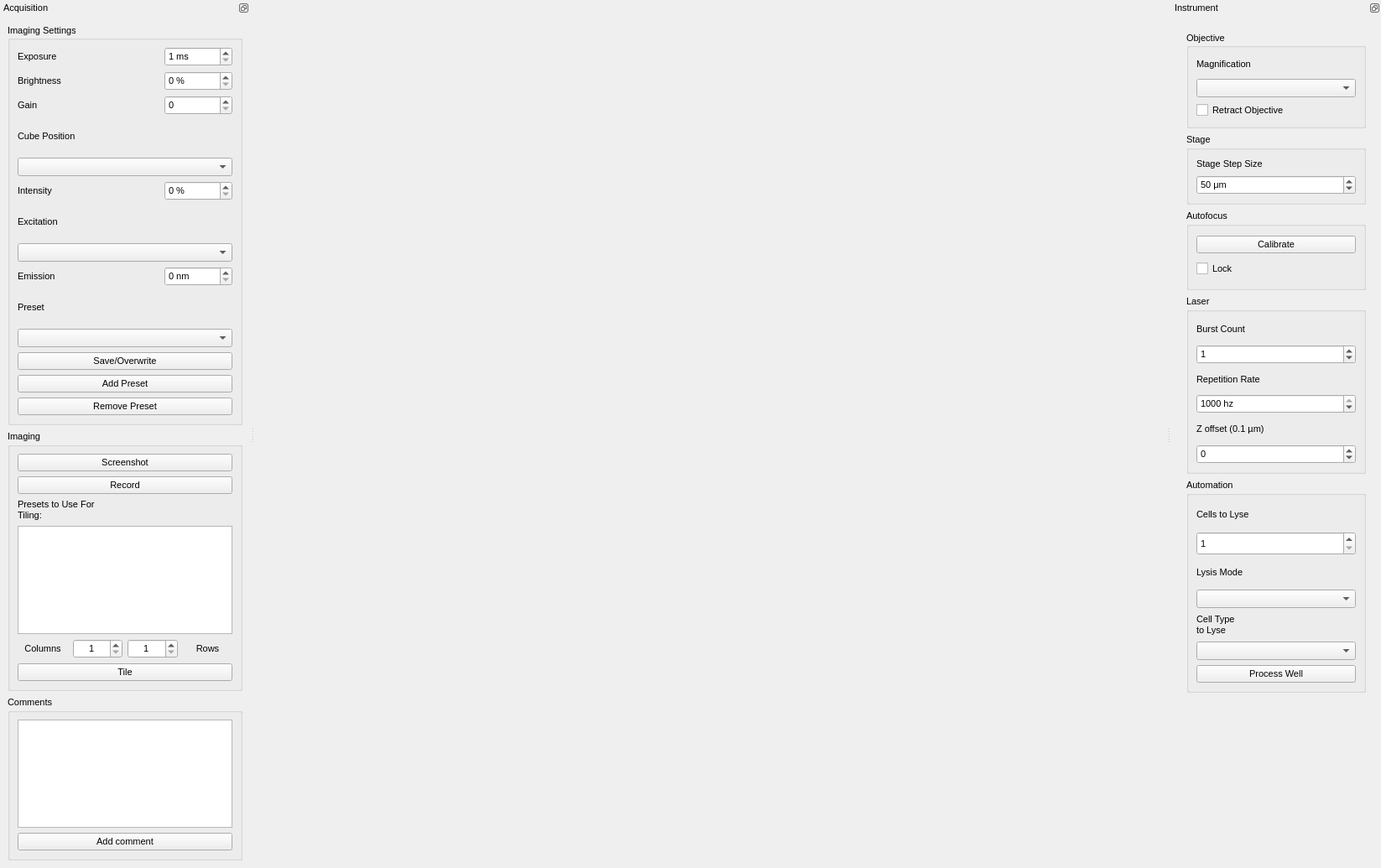
<?xml version="1.0" encoding="UTF-8"?>
<ui version="4.0">
 <class>MainWindow</class>
 <widget class="QMainWindow" name="MainWindow">
  <property name="geometry">
   <rect>
    <x>0</x>
    <y>0</y>
    <width>1646</width>
    <height>1035</height>
   </rect>
  </property>
  <property name="sizePolicy">
   <sizepolicy hsizetype="Preferred" vsizetype="Preferred">
    <horstretch>0</horstretch>
    <verstretch>0</verstretch>
   </sizepolicy>
  </property>
  <property name="font">
   <font>
    <family>Ubuntu</family>
    <pointsize>8</pointsize>
   </font>
  </property>
  <property name="focusPolicy">
   <enum>Qt::ClickFocus</enum>
  </property>
  <property name="windowTitle">
   <string>LCL System</string>
  </property>
  <property name="dockNestingEnabled">
   <bool>false</bool>
  </property>
  <property name="dockOptions">
   <set>QMainWindow::AllowTabbedDocks|QMainWindow::AnimatedDocks|QMainWindow::ForceTabbedDocks</set>
  </property>
  <property name="unifiedTitleAndToolBarOnMac">
   <bool>false</bool>
  </property>
  <widget class="QWidget" name="centralwidget">
   <property name="enabled">
    <bool>true</bool>
   </property>
   <property name="sizePolicy">
    <sizepolicy hsizetype="Expanding" vsizetype="Expanding">
     <horstretch>0</horstretch>
     <verstretch>0</verstretch>
    </sizepolicy>
   </property>
   <property name="autoFillBackground">
    <bool>true</bool>
   </property>
   <layout class="QVBoxLayout" name="main_layout">
    <property name="leftMargin">
     <number>0</number>
    </property>
    <property name="topMargin">
     <number>0</number>
    </property>
    <property name="rightMargin">
     <number>0</number>
    </property>
    <property name="bottomMargin">
     <number>0</number>
    </property>
   </layout>
  </widget>
  <widget class="QDockWidget" name="acquisition_dockwidget">
   <property name="minimumSize">
    <size>
     <width>269</width>
     <height>1006</height>
    </size>
   </property>
   <property name="floating">
    <bool>false</bool>
   </property>
   <property name="features">
    <set>QDockWidget::DockWidgetFloatable|QDockWidget::DockWidgetMovable</set>
   </property>
   <property name="allowedAreas">
    <set>Qt::LeftDockWidgetArea|Qt::RightDockWidgetArea</set>
   </property>
   <property name="windowTitle">
    <string>Acquisition</string>
   </property>
   <attribute name="dockWidgetArea">
    <number>1</number>
   </attribute>
   <widget class="QWidget" name="dockWidgetContents">
    <layout class="QVBoxLayout" name="verticalLayout">
     <item>
      <widget class="QGroupBox" name="acquisition_groupbox">
       <property name="sizePolicy">
        <sizepolicy hsizetype="Preferred" vsizetype="Fixed">
         <horstretch>0</horstretch>
         <verstretch>0</verstretch>
        </sizepolicy>
       </property>
       <property name="minimumSize">
        <size>
         <width>0</width>
         <height>479</height>
        </size>
       </property>
       <property name="title">
        <string>Imaging Settings</string>
       </property>
       <property name="alignment">
        <set>Qt::AlignLeading|Qt::AlignLeft|Qt::AlignVCenter</set>
       </property>
       <property name="flat">
        <bool>false</bool>
       </property>
       <property name="checkable">
        <bool>false</bool>
       </property>
       <layout class="QGridLayout" name="gridLayout">
        <item row="5" column="0">
         <widget class="QLabel" name="intensity_label">
          <property name="text">
           <string>Intensity</string>
          </property>
         </widget>
        </item>
        <item row="3" column="0" colspan="2">
         <widget class="QLabel" name="cube_position_label">
          <property name="text">
           <string>Cube Position</string>
          </property>
         </widget>
        </item>
        <item row="4" column="0" colspan="3">
         <widget class="QComboBox" name="cube_position_combobox">
          <property name="focusPolicy">
           <enum>Qt::NoFocus</enum>
          </property>
          <property name="editable">
           <bool>false</bool>
          </property>
          <property name="currentText">
           <string extracomment="4x"/>
          </property>
         </widget>
        </item>
        <item row="1" column="0">
         <widget class="QLabel" name="brightness_label">
          <property name="text">
           <string>Brightness</string>
          </property>
         </widget>
        </item>
        <item row="0" column="0">
         <widget class="QLabel" name="exposure_label">
          <property name="text">
           <string>Exposure</string>
          </property>
         </widget>
        </item>
        <item row="2" column="0">
         <widget class="QLabel" name="gain_label">
          <property name="text">
           <string>Gain</string>
          </property>
         </widget>
        </item>
        <item row="10" column="0" colspan="3">
         <widget class="QComboBox" name="preset_comboBox"/>
        </item>
        <item row="7" column="0" colspan="3">
         <widget class="QComboBox" name="excitation_lamp_on_combobox">
          <property name="focusPolicy">
           <enum>Qt::NoFocus</enum>
          </property>
          <property name="editable">
           <bool>false</bool>
          </property>
          <property name="currentText">
           <string extracomment="4x"/>
          </property>
         </widget>
        </item>
        <item row="9" column="0">
         <widget class="QLabel" name="acquisition_preset_label">
          <property name="text">
           <string>Preset</string>
          </property>
         </widget>
        </item>
        <item row="8" column="0">
         <widget class="QLabel" name="emission_label">
          <property name="text">
           <string>Emission</string>
          </property>
         </widget>
        </item>
        <item row="6" column="0">
         <widget class="QLabel" name="excitation_lamp_on_label">
          <property name="text">
           <string>Excitation</string>
          </property>
         </widget>
        </item>
        <item row="11" column="0" colspan="3">
         <widget class="QPushButton" name="save_preset_pushButton">
          <property name="text">
           <string>Save/Overwrite</string>
          </property>
         </widget>
        </item>
        <item row="13" column="0" colspan="3">
         <widget class="QPushButton" name="remove_preset_pushButton">
          <property name="text">
           <string>Remove Preset</string>
          </property>
         </widget>
        </item>
        <item row="12" column="0" colspan="3">
         <widget class="QPushButton" name="add_preset_pushButton">
          <property name="text">
           <string>Add Preset</string>
          </property>
         </widget>
        </item>
        <item row="0" column="2">
         <widget class="QSpinBox" name="exposure_spin_box">
          <property name="focusPolicy">
           <enum>Qt::ClickFocus</enum>
          </property>
          <property name="contextMenuPolicy">
           <enum>Qt::DefaultContextMenu</enum>
          </property>
          <property name="buttonSymbols">
           <enum>QAbstractSpinBox::UpDownArrows</enum>
          </property>
          <property name="suffix">
           <string> ms</string>
          </property>
          <property name="minimum">
           <number>1</number>
          </property>
          <property name="maximum">
           <number>5000</number>
          </property>
          <property name="displayIntegerBase">
           <number>10</number>
          </property>
         </widget>
        </item>
        <item row="1" column="2">
         <widget class="QSpinBox" name="brightness_spin_box">
          <property name="focusPolicy">
           <enum>Qt::ClickFocus</enum>
          </property>
          <property name="suffix">
           <string notr="true"> %</string>
          </property>
          <property name="maximum">
           <number>100</number>
          </property>
          <property name="singleStep">
           <number>10</number>
          </property>
         </widget>
        </item>
        <item row="2" column="2">
         <widget class="QSpinBox" name="gain_spin_box">
          <property name="focusPolicy">
           <enum>Qt::ClickFocus</enum>
          </property>
          <property name="maximum">
           <number>480</number>
          </property>
          <property name="singleStep">
           <number>10</number>
          </property>
         </widget>
        </item>
        <item row="5" column="2">
         <widget class="QSpinBox" name="intensity_spin_box">
          <property name="focusPolicy">
           <enum>Qt::ClickFocus</enum>
          </property>
          <property name="suffix">
           <string> %</string>
          </property>
          <property name="maximum">
           <number>100</number>
          </property>
          <property name="singleStep">
           <number>10</number>
          </property>
         </widget>
        </item>
        <item row="8" column="2">
         <widget class="QSpinBox" name="emission_spin_box">
          <property name="focusPolicy">
           <enum>Qt::ClickFocus</enum>
          </property>
          <property name="suffix">
           <string> nm</string>
          </property>
          <property name="minimum">
           <number>0</number>
          </property>
          <property name="maximum">
           <number>850</number>
          </property>
          <property name="singleStep">
           <number>10</number>
          </property>
          <property name="value">
           <number>0</number>
          </property>
         </widget>
        </item>
       </layout>
      </widget>
     </item>
     <item>
      <widget class="QGroupBox" name="imaging_groupbox">
       <property name="title">
        <string>Imaging</string>
       </property>
       <layout class="QGridLayout" name="gridLayout_2">
        <item row="2" column="0" colspan="2">
         <widget class="QLabel" name="tile_preset_label">
          <property name="text">
           <string>Presets to Use For
Tiling:</string>
          </property>
         </widget>
        </item>
        <item row="3" column="0" colspan="4">
         <widget class="QListView" name="tile_preset_listView"/>
        </item>
        <item row="4" column="0">
         <widget class="QLabel" name="tile_cols_label">
          <property name="text">
           <string>Columns</string>
          </property>
          <property name="alignment">
           <set>Qt::AlignCenter</set>
          </property>
         </widget>
        </item>
        <item row="4" column="1">
         <widget class="QSpinBox" name="tile_cols_spinBox">
          <property name="alignment">
           <set>Qt::AlignCenter</set>
          </property>
          <property name="minimum">
           <number>1</number>
          </property>
         </widget>
        </item>
        <item row="4" column="2">
         <widget class="QSpinBox" name="tile_rows_spinBox">
          <property name="alignment">
           <set>Qt::AlignCenter</set>
          </property>
          <property name="minimum">
           <number>1</number>
          </property>
         </widget>
        </item>
        <item row="4" column="3">
         <widget class="QLabel" name="tile_rows_label">
          <property name="text">
           <string>Rows</string>
          </property>
          <property name="alignment">
           <set>Qt::AlignCenter</set>
          </property>
         </widget>
        </item>
        <item row="0" column="0" colspan="4">
         <widget class="QPushButton" name="misc_screenshot_button">
          <property name="focusPolicy">
           <enum>Qt::NoFocus</enum>
          </property>
          <property name="text">
           <string>Screenshot</string>
          </property>
         </widget>
        </item>
        <item row="1" column="0" colspan="4">
         <widget class="QPushButton" name="record_push_button">
          <property name="text">
           <string>Record</string>
          </property>
          <property name="checkable">
           <bool>true</bool>
          </property>
         </widget>
        </item>
        <item row="5" column="0" colspan="4">
         <widget class="QPushButton" name="tile_and_navigate_pushbutton">
          <property name="text">
           <string>Tile</string>
          </property>
         </widget>
        </item>
       </layout>
      </widget>
     </item>
     <item>
      <widget class="QGroupBox" name="comment_groupbox">
       <property name="title">
        <string>Comments</string>
       </property>
       <layout class="QVBoxLayout" name="comment_layout">
        <item>
         <widget class="QPlainTextEdit" name="comment_box">
          <property name="backgroundVisible">
           <bool>false</bool>
          </property>
         </widget>
        </item>
        <item>
         <widget class="QPushButton" name="user_comment_button">
          <property name="focusPolicy">
           <enum>Qt::NoFocus</enum>
          </property>
          <property name="text">
           <string>Add comment</string>
          </property>
         </widget>
        </item>
       </layout>
      </widget>
     </item>
    </layout>
   </widget>
  </widget>
  <widget class="QDockWidget" name="instrument_dockwidget">
   <property name="minimumSize">
    <size>
     <width>250</width>
     <height>123</height>
    </size>
   </property>
   <property name="floating">
    <bool>false</bool>
   </property>
   <property name="features">
    <set>QDockWidget::DockWidgetFloatable|QDockWidget::DockWidgetMovable</set>
   </property>
   <property name="allowedAreas">
    <set>Qt::LeftDockWidgetArea|Qt::RightDockWidgetArea</set>
   </property>
   <property name="windowTitle">
    <string>Instrument</string>
   </property>
   <attribute name="dockWidgetArea">
    <number>2</number>
   </attribute>
   <widget class="QWidget" name="dockWidgetContents">
    <property name="enabled">
     <bool>true</bool>
    </property>
    <property name="sizePolicy">
     <sizepolicy hsizetype="Preferred" vsizetype="Preferred">
      <horstretch>0</horstretch>
      <verstretch>0</verstretch>
     </sizepolicy>
    </property>
    <property name="autoFillBackground">
     <bool>false</bool>
    </property>
    <layout class="QVBoxLayout" name="verticalLayout_13">
     <item>
      <widget class="QScrollArea" name="scrollArea">
       <property name="frameShape">
        <enum>QFrame::NoFrame</enum>
       </property>
       <property name="horizontalScrollBarPolicy">
        <enum>Qt::ScrollBarAlwaysOff</enum>
       </property>
       <property name="sizeAdjustPolicy">
        <enum>QAbstractScrollArea::AdjustToContentsOnFirstShow</enum>
       </property>
       <property name="widgetResizable">
        <bool>true</bool>
       </property>
       <property name="alignment">
        <set>Qt::AlignLeading|Qt::AlignLeft|Qt::AlignTop</set>
       </property>
       <widget class="QWidget" name="scrollAreaWidgetContents">
        <property name="geometry">
         <rect>
          <x>0</x>
          <y>0</y>
          <width>226</width>
          <height>989</height>
         </rect>
        </property>
        <layout class="QGridLayout" name="gridLayout">
         <item row="1" column="0">
          <widget class="QGroupBox" name="stage_groupbox">
           <property name="sizePolicy">
            <sizepolicy hsizetype="Preferred" vsizetype="Fixed">
             <horstretch>0</horstretch>
             <verstretch>0</verstretch>
            </sizepolicy>
           </property>
           <property name="title">
            <string>Stage</string>
           </property>
           <layout class="QVBoxLayout" name="verticalLayout_11">
            <item>
             <widget class="QLabel" name="step_size_label">
              <property name="sizePolicy">
               <sizepolicy hsizetype="Preferred" vsizetype="Fixed">
                <horstretch>0</horstretch>
                <verstretch>0</verstretch>
               </sizepolicy>
              </property>
              <property name="minimumSize">
               <size>
                <width>0</width>
                <height>16</height>
               </size>
              </property>
              <property name="text">
               <string>Stage Step Size</string>
              </property>
             </widget>
            </item>
            <item>
             <widget class="QDoubleSpinBox" name="step_size_doublespin_box">
              <property name="sizePolicy">
               <sizepolicy hsizetype="Minimum" vsizetype="Fixed">
                <horstretch>0</horstretch>
                <verstretch>0</verstretch>
               </sizepolicy>
              </property>
              <property name="focusPolicy">
               <enum>Qt::ClickFocus</enum>
              </property>
              <property name="buttonSymbols">
               <enum>QAbstractSpinBox::UpDownArrows</enum>
              </property>
              <property name="suffix">
               <string> μm</string>
              </property>
              <property name="decimals">
               <number>0</number>
              </property>
              <property name="minimum">
               <double>1.000000000000000</double>
              </property>
              <property name="maximum">
               <double>10000.000000000000000</double>
              </property>
              <property name="singleStep">
               <double>50.000000000000000</double>
              </property>
              <property name="value">
               <double>50.000000000000000</double>
              </property>
             </widget>
            </item>
           </layout>
          </widget>
         </item>
         <item row="2" column="0">
          <widget class="QGroupBox" name="autofocus_groupbox">
           <property name="sizePolicy">
            <sizepolicy hsizetype="Preferred" vsizetype="Fixed">
             <horstretch>0</horstretch>
             <verstretch>0</verstretch>
            </sizepolicy>
           </property>
           <property name="minimumSize">
            <size>
             <width>0</width>
             <height>96</height>
            </size>
           </property>
           <property name="title">
            <string>Autofocus</string>
           </property>
           <layout class="QVBoxLayout" name="verticalLayout">
            <item>
             <widget class="QPushButton" name="calibrate_af_pushbutton">
              <property name="font">
               <font>
                <family>Ubuntu</family>
               </font>
              </property>
              <property name="text">
               <string>Calibrate</string>
              </property>
             </widget>
            </item>
            <item>
             <widget class="QCheckBox" name="autofocus_checkbox">
              <property name="text">
               <string>Lock</string>
              </property>
             </widget>
            </item>
           </layout>
          </widget>
         </item>
         <item row="3" column="0">
          <widget class="QGroupBox" name="laser_groupbox">
           <property name="sizePolicy">
            <sizepolicy hsizetype="Preferred" vsizetype="Fixed">
             <horstretch>0</horstretch>
             <verstretch>0</verstretch>
            </sizepolicy>
           </property>
           <property name="minimumSize">
            <size>
             <width>125</width>
             <height>213</height>
            </size>
           </property>
           <property name="title">
            <string>Laser</string>
           </property>
           <layout class="QVBoxLayout" name="verticalLayout">
            <item>
             <widget class="QLabel" name="burst_count_label">
              <property name="text">
               <string>Burst Count</string>
              </property>
             </widget>
            </item>
            <item>
             <widget class="QDoubleSpinBox" name="burst_count_double_spin_box">
              <property name="focusPolicy">
               <enum>Qt::ClickFocus</enum>
              </property>
              <property name="decimals">
               <number>0</number>
              </property>
              <property name="maximum">
               <double>10000000.000000000000000</double>
              </property>
              <property name="singleStep">
               <double>1.000000000000000</double>
              </property>
              <property name="value">
               <double>1.000000000000000</double>
              </property>
             </widget>
            </item>
            <item>
             <widget class="QLabel" name="repetition_rate_label">
              <property name="text">
               <string>Repetition Rate</string>
              </property>
             </widget>
            </item>
            <item>
             <widget class="QDoubleSpinBox" name="repetition_rate_double_spin_box">
              <property name="focusPolicy">
               <enum>Qt::ClickFocus</enum>
              </property>
              <property name="suffix">
               <string> hz</string>
              </property>
              <property name="decimals">
               <number>0</number>
              </property>
              <property name="minimum">
               <double>1.000000000000000</double>
              </property>
              <property name="maximum">
               <double>1000.000000000000000</double>
              </property>
              <property name="singleStep">
               <double>100.000000000000000</double>
              </property>
              <property name="value">
               <double>1000.000000000000000</double>
              </property>
             </widget>
            </item>
            <item>
             <widget class="QLabel" name="z_offset_label">
              <property name="text">
               <string>Z offset (0.1 µm)</string>
              </property>
             </widget>
            </item>
            <item>
             <widget class="QSpinBox" name="z_offset_spinBox">
              <property name="minimum">
               <number>-1000</number>
              </property>
              <property name="maximum">
               <number>1000</number>
              </property>
             </widget>
            </item>
           </layout>
          </widget>
         </item>
         <item row="0" column="0">
          <widget class="QGroupBox" name="objective_groupbox">
           <property name="sizePolicy">
            <sizepolicy hsizetype="Preferred" vsizetype="Fixed">
             <horstretch>0</horstretch>
             <verstretch>0</verstretch>
            </sizepolicy>
           </property>
           <property name="minimumSize">
            <size>
             <width>138</width>
             <height>116</height>
            </size>
           </property>
           <property name="title">
            <string>Objective</string>
           </property>
           <property name="alignment">
            <set>Qt::AlignLeading|Qt::AlignLeft|Qt::AlignVCenter</set>
           </property>
           <layout class="QVBoxLayout" name="verticalLayout_10">
            <item>
             <widget class="QLabel" name="magnification_label">
              <property name="text">
               <string>Magnification</string>
              </property>
             </widget>
            </item>
            <item>
             <widget class="QComboBox" name="magnification_combobox">
              <property name="focusPolicy">
               <enum>Qt::NoFocus</enum>
              </property>
              <property name="editable">
               <bool>false</bool>
              </property>
              <property name="currentText">
               <string extracomment="4x"/>
              </property>
             </widget>
            </item>
            <item>
             <widget class="QCheckBox" name="retract_objective_checkbox">
              <property name="text">
               <string>Retract Objective</string>
              </property>
             </widget>
            </item>
           </layout>
          </widget>
         </item>
         <item row="4" column="0">
          <widget class="QGroupBox" name="automation_groupbox">
           <property name="sizePolicy">
            <sizepolicy hsizetype="Preferred" vsizetype="Fixed">
             <horstretch>0</horstretch>
             <verstretch>0</verstretch>
            </sizepolicy>
           </property>
           <property name="minimumSize">
            <size>
             <width>139</width>
             <height>255</height>
            </size>
           </property>
           <property name="title">
            <string>Automation</string>
           </property>
           <layout class="QVBoxLayout" name="verticalLayout_12">
            <item>
             <widget class="QLabel" name="cells_to_lyse_label">
              <property name="text">
               <string>Cells to Lyse</string>
              </property>
             </widget>
            </item>
            <item>
             <widget class="QDoubleSpinBox" name="cells_to_lyse_doublespin_box">
              <property name="sizePolicy">
               <sizepolicy hsizetype="Minimum" vsizetype="Preferred">
                <horstretch>0</horstretch>
                <verstretch>0</verstretch>
               </sizepolicy>
              </property>
              <property name="focusPolicy">
               <enum>Qt::ClickFocus</enum>
              </property>
              <property name="decimals">
               <number>0</number>
              </property>
              <property name="minimum">
               <double>1.000000000000000</double>
              </property>
              <property name="maximum">
               <double>10000.000000000000000</double>
              </property>
              <property name="singleStep">
               <double>1.000000000000000</double>
              </property>
              <property name="value">
               <double>1.000000000000000</double>
              </property>
             </widget>
            </item>
            <item>
             <widget class="QLabel" name="lysis_mode_label">
              <property name="text">
               <string>Lysis Mode</string>
              </property>
             </widget>
            </item>
            <item>
             <widget class="QComboBox" name="lysis_mode_comboBox"/>
            </item>
            <item>
             <widget class="QLabel" name="cell_type_to_lyse_label">
              <property name="text">
               <string>Cell Type 
to Lyse</string>
              </property>
             </widget>
            </item>
            <item>
             <widget class="QComboBox" name="cell_type_to_lyse_comboBox"/>
            </item>
            <item>
             <widget class="QPushButton" name="process_well_pushButton">
              <property name="text">
               <string>Process Well</string>
              </property>
             </widget>
            </item>
           </layout>
          </widget>
         </item>
         <item row="5" column="0">
          <spacer name="verticalSpacer">
           <property name="orientation">
            <enum>Qt::Vertical</enum>
           </property>
           <property name="sizeHint" stdset="0">
            <size>
             <width>20</width>
             <height>40</height>
            </size>
           </property>
          </spacer>
         </item>
        </layout>
       </widget>
      </widget>
     </item>
    </layout>
   </widget>
  </widget>
 </widget>
 <resources/>
 <connections>
  <connection>
   <sender>MainWindow</sender>
   <signal>destroyed()</signal>
   <receiver>acquisition_dockwidget</receiver>
   <slot>close()</slot>
   <hints>
    <hint type="sourcelabel">
     <x>702</x>
     <y>471</y>
    </hint>
    <hint type="destinationlabel">
     <x>165</x>
     <y>471</y>
    </hint>
   </hints>
  </connection>
  <connection>
   <sender>MainWindow</sender>
   <signal>destroyed()</signal>
   <receiver>instrument_dockwidget</receiver>
   <slot>close()</slot>
   <hints>
    <hint type="sourcelabel">
     <x>702</x>
     <y>471</y>
    </hint>
    <hint type="destinationlabel">
     <x>1274</x>
     <y>471</y>
    </hint>
   </hints>
  </connection>
 </connections>
</ui>
